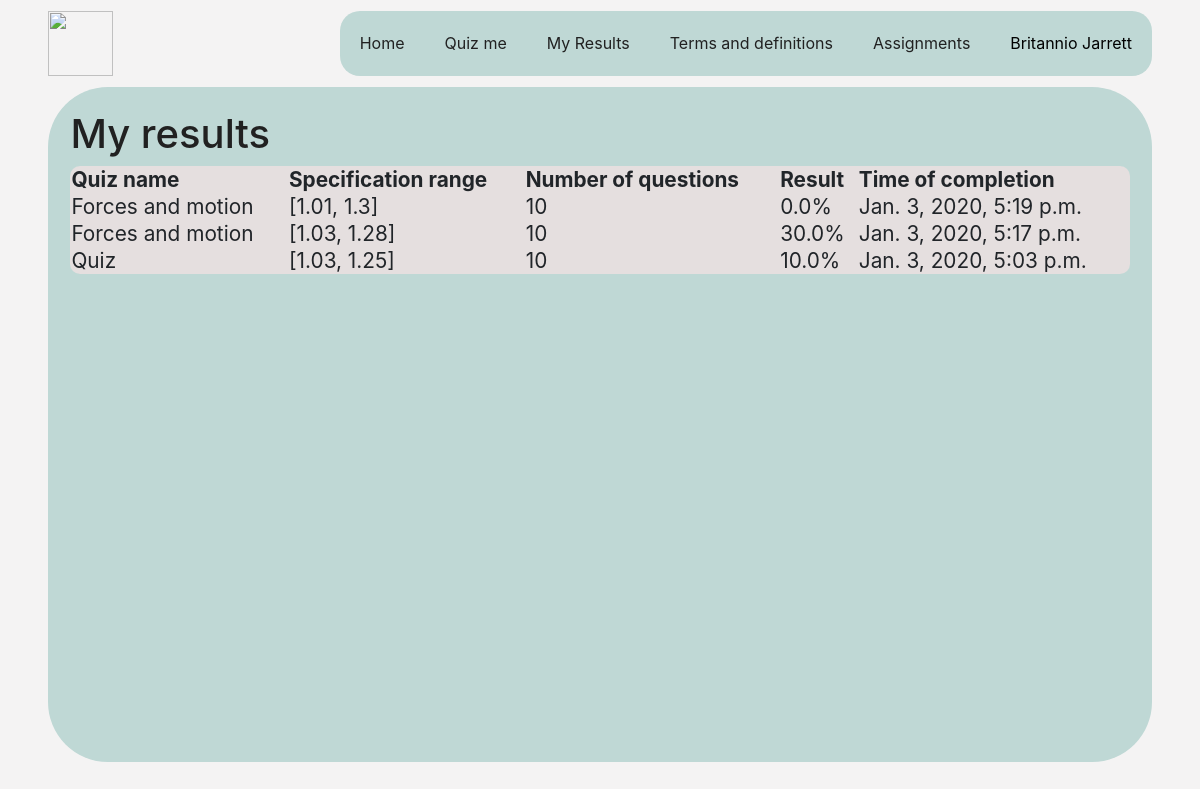
Before: /my_results (signed in) with the older database file.
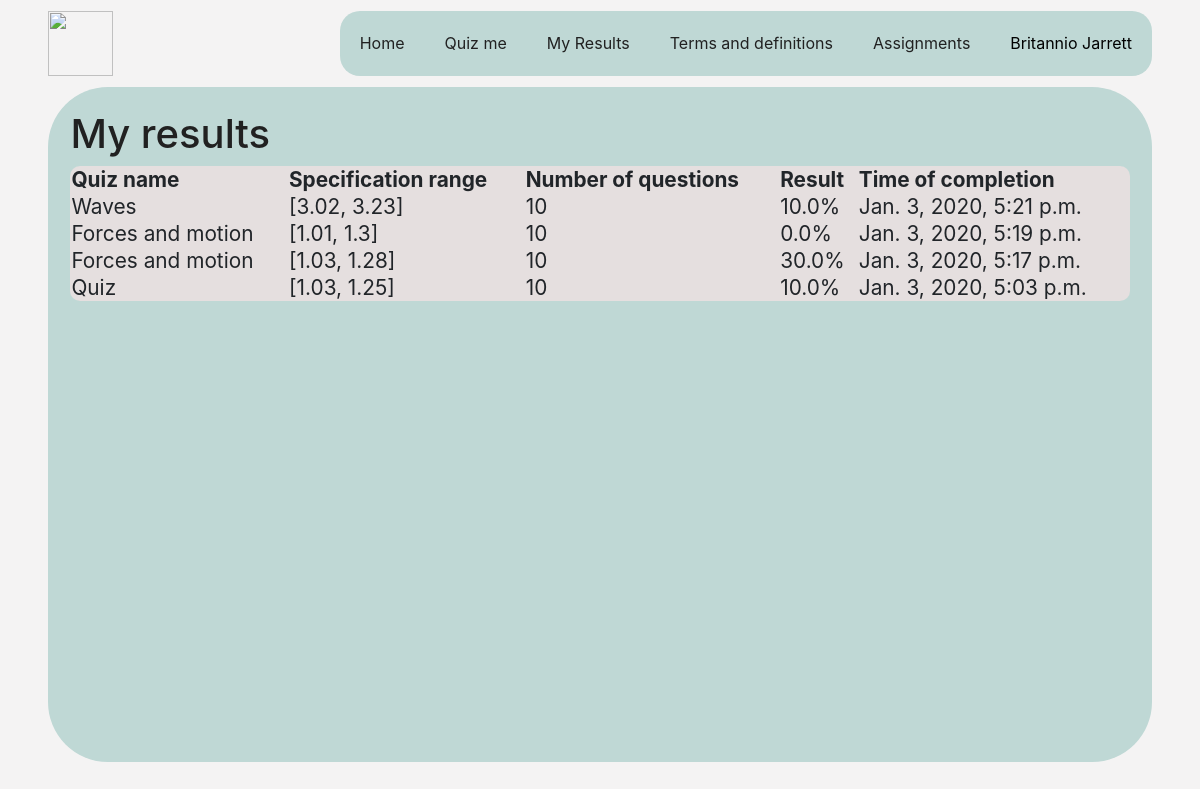
After: the same page with the newer database file.
### users/models.py (models this page shows, shortened)
class User(AbstractBaseUser):
    user_id = models.AutoField(primary_key=True)
    username            = models.CharField(unique=False, max_length=60)
    date_joined         = models.DateTimeField(auto_now_add=True)
    last_login          = models.DateTimeField(auto_now=True)
    is_active           = models.BooleanField(default=True)
    is_staff            = models.BooleanField(default=False)
    is_admin            = models.BooleanField(default=False)
    is_superuser        = models.BooleanField(default=False)
    email               = models.EmailField(unique=True, max_length=60)
    first_name          = models.CharField(max_length=60)
    last_name           = models.CharField(max_length=60)
    date_of_birth       = models.DateField()
    last_quiz           = models.TextField()
    USERNAME_FIELD = 'email'
    REQUIRED_FIELDS = ['username', 'first_name', 'last_name', 'date_of_birth']
    objects = UserManager() # linking the User manager created

### main_app/models.py (models this page shows, shortened)
class QuizResult(models.Model):
    result_id           = models.AutoField(primary_key=True)
    quiz                = models.ForeignKey(Quiz, on_delete=models.CASCADE)
    user                = models.ForeignKey(users_models.User, on_delete=models.CASCADE)
    percentage_correct  = models.FloatField()
    completed_on        = models.DateTimeField(auto_now_add=True)

class Quiz(models.Model):
    quiz_id                 = models.AutoField(primary_key=True)
    quiz_name               = models.TextField()
    specification_range     = models.TextField()  # maybe change later
    no_questions            = models.IntegerField()

### main_app/views.py (the view)
# urls.py: path('my_results', ViewResultsView.as_view(), name="main-view-results"),
class ViewResultsView(LoginRequiredTemplateView):
    template_name = 'main_app/view_results.html'
    def get(self, request):
        current_user = request.user
        args = {
            'title': 'My Results',
            'results': QuizResult.objects.filter(user=current_user).order_by('-completed_on')
        }
        return render(request, self.template_name, args)

### main_app/templates/main_app/view_results.html (shortened to what this page needs)
{% extends "main_app/logged_in.html" %}
{% block content %}
    <h1>My results</h1>
    {% if results %}
    <table id='results-table'>
        <tr>
            <th>Quiz name</th>
            <th>Specification range</th>
            <th>Number of questions</th>
            <th>Result</th>
            <th>Time of completion</th>
        </tr>
        {% for result in results %}
            <tr>
                <td>{{ result.quiz.quiz_name }}</td>
                <td>{{ result.quiz.specification_range }}</td>
                <td>{{ result.quiz.no_questions }}</td>
                <td>{{ result.percentage_correct }}%</td>
                <td>{{ result.completed_on }}</td>
            </tr>
        {% endfor %}
    </table>
    {% else %}
        <p>
            You have no results to display.
        </p>
    {% endif %}
{% endblock content %}

### main_app/templates/main_app/logged_in.html (shortened to what this page needs)
{% extends "main_app/base.html" %}
{% block body %}
    <div id="wrapper">
        <div id="top-bar-wrapper">
            <img id="logo-image" src="https://ichef.bbci.co.uk/childrens-responsive-ichef-live/r/320/1x/cbbc/science-logo-final_alt7.png">
            <div id="nav-box">
                {% if user.is_staff %}
                    <div id="menu-list">
                        <a href="{% url 'main-home' %}"             class="menu-link">Home</a>
                        <a href="{% url 'main-generate-quiz' %}"    class="menu-link">Quiz me</a>
                        <a href="{% url 'main-view-results' %}"     class="menu-link">My Results</a>
                        <a href="{% url 'main-generate-terms' %}"   class="menu-link">Terms and definitions</a>
                        <a href="#"                                 class="menu-link">Class progress</a>
                        <div class="manage-dropdown">
                            <button class='manage-dropdown-button' onclick="show_manage_dropdown()">Manage</button>
                            <div class="manage-dropdown-content" id='manage-dropdown'>
                                <a href='#'>Assignments</a>
                                <a href='#'>Classes</a>
                                <a href='#'>Questions</a>
                                <a href='#'>Terms and definitions</a>
                            </div>
                        </div>
                        <div class="user-dropdown">
                            <button class='user-dropdown-button' onclick="show_user_dropdown()">{{ user.first_name }} {{ user.last_name }} </button>
                            <div class="user-dropdown-content" id='user-dropdown'>
                                <a href='#'>My Account</a>
                                <a href='{% url 'logout' %}'>Log out</a>
                            </div>
                        </div>
                    </div>
                {% else %}
                    <div id="menu-list">
                        <a href="{% url 'main-home' %}"             class="menu-link">Home</a>
                        <a href="{% url 'main-generate-quiz' %}"    class="menu-link">Quiz me</a>
                        <a href="{% url 'main-view-results' %}"     class="menu-link">My Results</a>
                        <a href="{% url 'main-generate-terms' %}"   class="menu-link">Terms and definitions</a>
                        <a href="{% url 'main-generate-terms' %}"   class="menu-link">Assignments</a>
                        <div class="user-dropdown">
                            <button class='user-dropdown-button' onclick="show_user_dropdown()">{{ user.first_name }} {{ user.last_name }} </button>
                        </div>
                    </div>
                {% endif %}
            </div>
        </div>
        <div class="content-wrapper">
            <div class="box" id="content">
                {% block content %}{% endblock content %}
            </div>
        </div>
    </div>
{% endblock body %}

### main_app/templates/main_app/base.html (shortened to what this page needs)
<html>
    <head>
        <link rel="stylesheet" href="https://stackpath.bootstrapcdn.com/bootstrap/4.3.1/css/bootstrap.min.css">
    </head>
    <body>
        {% block body %}{% endblock body %}
    </body>
</html>

### main_app/templates/main_app/base.html (style rules this page uses)
:root { --primary-bg: #f4f3f3; --primary-content: #bfd8d5; --primary-text: #212121; --primary-hover: #009688; --secondary-text: #757575; --accent-colour: #999999; }
* { outline: 0px black solid; }
body { background-color: var(--primary-bg); }

### main_app/templates/main_app/logged_in.html (style rules this page uses)
#wrapper { position: relative; height: 100%; }
#top-bar-wrapper { display: grid; grid-template-columns: 1fr 9fr; padding-top: 0.7em; padding-right: 3em; padding-left: 3em; padding-bottom: 0.35em; }
#nav-box { border-radius: 20px; background-color: grey; justify-self: end; background-color: var(--primary-content); }
#logo-image { height: 65px; justify-self: start; }
.menu-link { float: left; text-decoration: none; padding: 20px; color: var(--primary-text); }
.user-dropdown { position: relative; display: inline-block; }
.user-dropdown .user-dropdown-button { padding: 20px; cursor: pointer; border: none; outline: none; background-color: inherit; font-family: inherit; margin: 0; }
.content-wrapper { display: grid; padding-right: 3em; padding-left: 3em; padding-top: 0.35em; height: 85%; }
.box { border-radius: 60px; padding: 1.4em; color: var(--primary-text); background-color: var(--primary-content); }

### main_app/templates/main_app/view_results.html (style rules this page uses)
#content { height: 100%; }
#results-table { width: 100%; background-color: #e5dfdf; border-radius: 10px; font-size: 1.3em; }

Changed rows visible on the page:
added QuizResult: quiz.quiz_name "Waves", quiz.specification_range "[3.02, 3.23]", quiz.no_questions "10", percentage_correct "10.0", completed_on "Jan. 3, 2020, 5:21 p.m."
